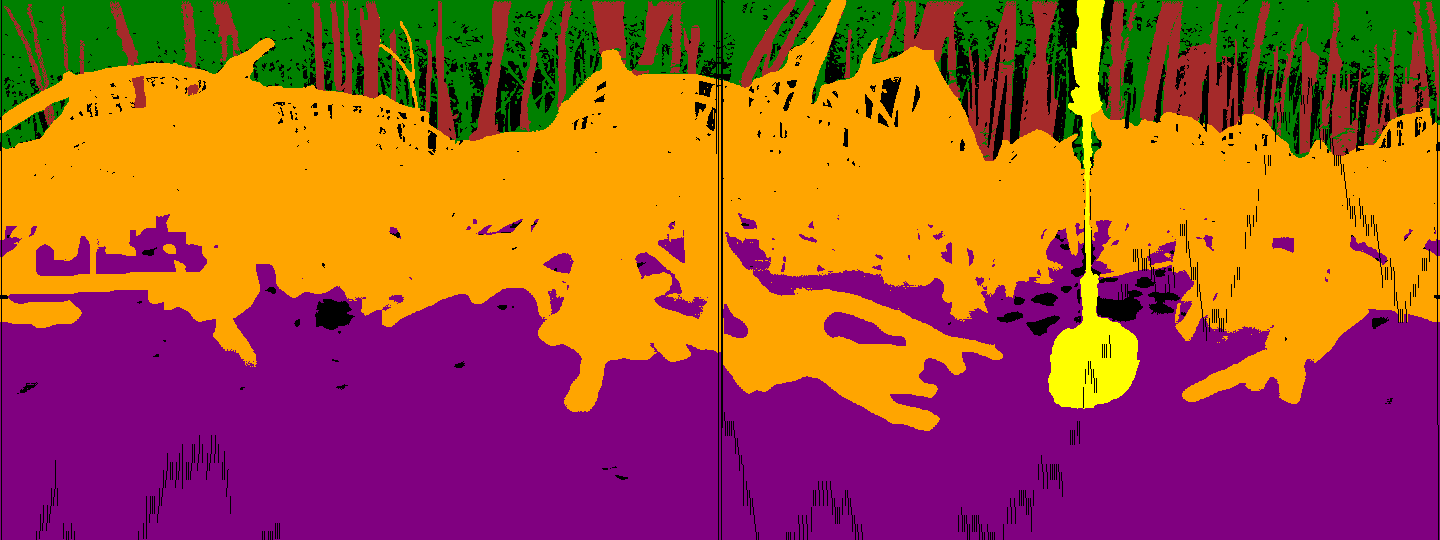
#> input picture data_annotation/seg_map_ALRSET1_7489.png, 1440 x 540 px
$ python visualize_mask.py --input ../seg_map_ALRSET1_7489.png
#> lines starting #> are read from the running program, lines starting #| are printed output that depends on the picture
import argparse
import numpy as np
import matplotlib.pyplot as plt
from PIL import Image
import os
from pathlib import Path

def visualize_mask(image_path, cmap='gray', save=False):
    # Load the grayscale segmentation mask
#> called with image_path = '../seg_map_ALRSET1_7489.png', cmap = 'gray', save = False
    image_path = Path(image_path)
    mask = np.array(Image.open(image_path))
#> mask is the input picture: shape (540, 1440, 3); mean R, G, B 163.3, 82.9, 52.8
    print("---Checkout the label_maps.json file to see the class index for each class.---")
    # Create a figure, assign figure size according to the shape of the mask
    fig_size = (mask.shape[1] / 100, mask.shape[0] / 100)
#> fig_size = (14.4, 5.4)
    plt.figure(figsize=fig_size)

    # Display with a colormap
    plt.imshow(mask, cmap=cmap, interpolation="nearest")
    plt.colorbar(label="Class Index")

    # Remove axes
    plt.axis("off")

    # Save the visualization if the user specifies -s or --save
    if save:
        save_path = os.path.join(image_path.parent, f"{image_path.stem}_visualized.png")
        plt.savefig(save_path, bbox_inches="tight", dpi=300)
        print(f"Visualization saved as {save_path}")

    # Show the image
    plt.show()
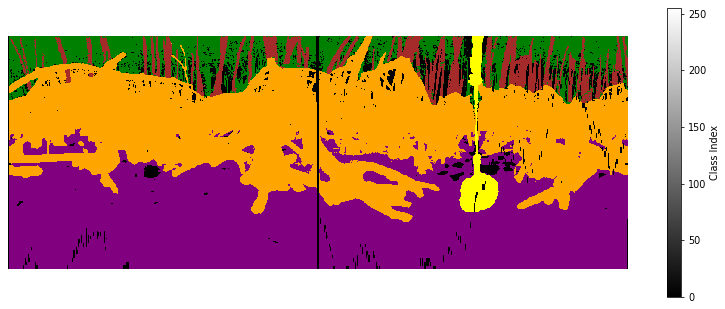
#> figure drawn by matplotlib, 2 panels


if __name__ == "__main__":
    parser = argparse.ArgumentParser(description="Visualize a segmentation mask with a colormap.")
    parser.add_argument("-i", "--input", required=True, help="Path to the segmentation mask image (grayscale PNG).")
    parser.add_argument("-c", "--cmap", default="gray", help="Colormap to use for visualization.")
    parser.add_argument("-s", "--save", action="store_true", help="Save the visualization as visualized_mask.png")

    args = parser.parse_args()
    visualize_mask(image_path = args.input,
                    cmap = args.cmap,
                    save = args.save)

$ run again, on data_annotation/examples/seg_map_harvard_33_02.png
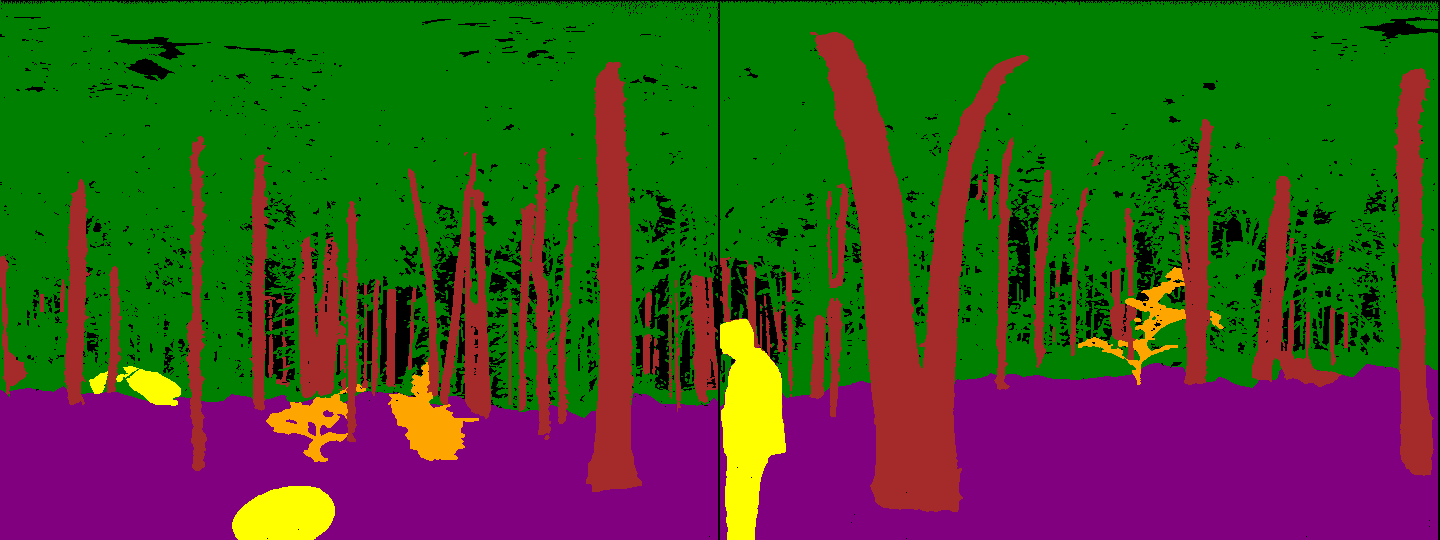
#> input picture data_annotation/examples/seg_map_harvard_33_02.png, 1440 x 540 px
#> in visualize_mask, mask is the input picture: shape (540, 1440, 3); mean R, G, B 63.9, 80.6, 36.2
#> in visualize_mask, `plt.show()`:
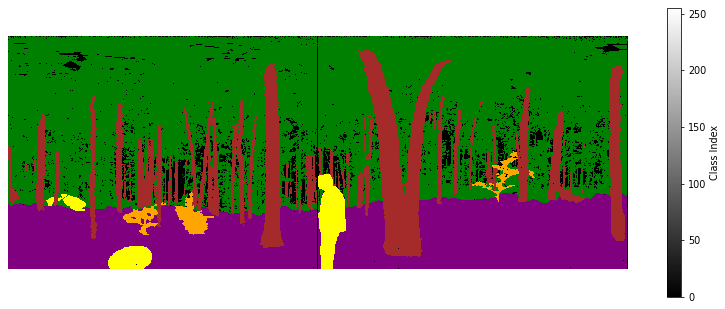
#> figure drawn by matplotlib, 2 panels
